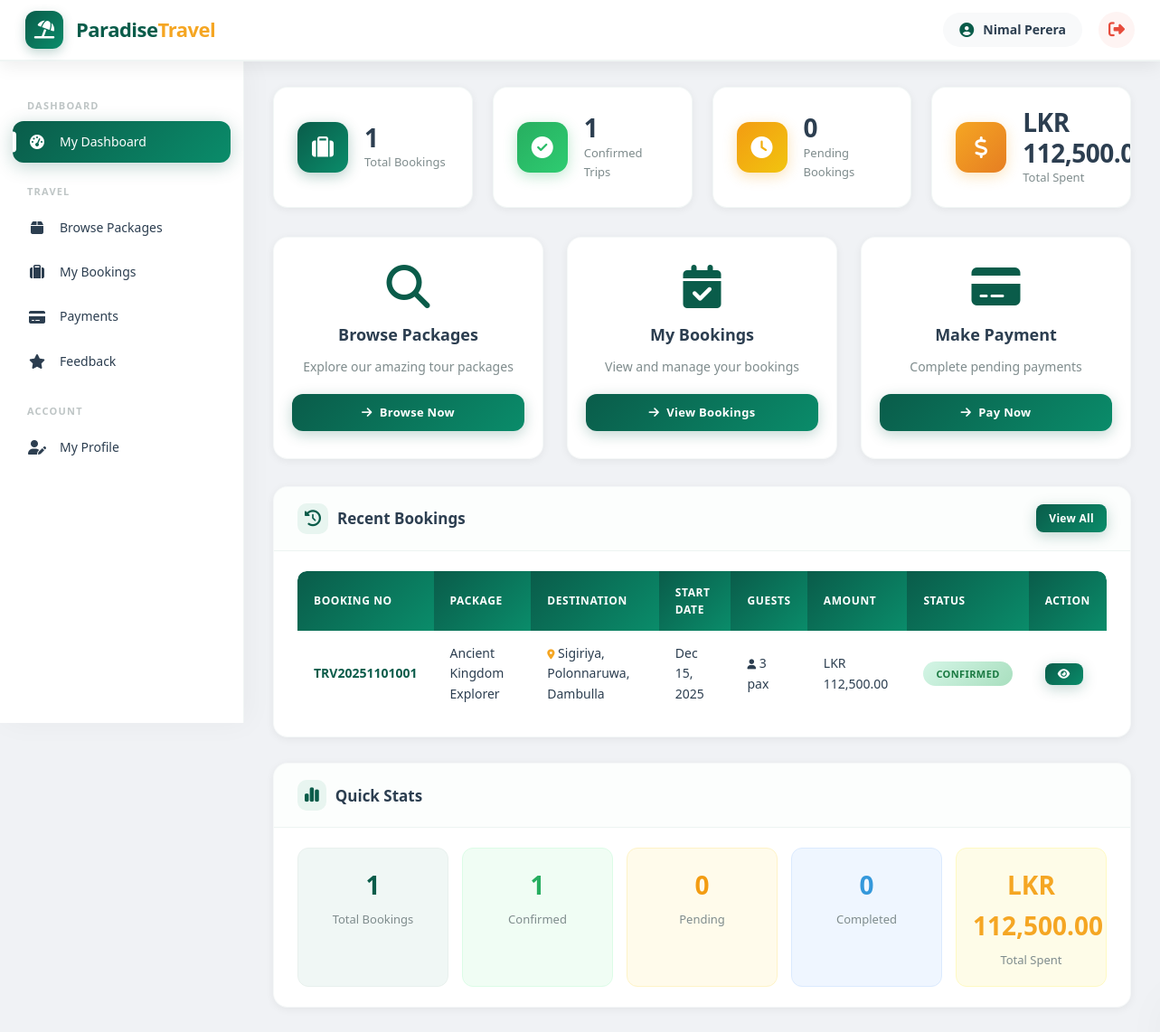
The page /traval-system/customer/dashboard.php (signed in) on the database its author committed.
### tables this page shows
CREATE TABLE `bookings` (
  `id` int(11) NOT NULL,
  `booking_no` varchar(50) NOT NULL,
  `customer_id` int(11) NOT NULL,
  `package_id` int(11) NOT NULL,
  `guide_id` int(11) DEFAULT NULL,
  `hotel_id` int(11) DEFAULT NULL,
  `start_date` date NOT NULL,
  `end_date` date NOT NULL,
  `adults` int(11) DEFAULT 1,
  `children` int(11) DEFAULT 0,
  `total_amount` decimal(10,2) NOT NULL,
  `paid_amount` decimal(10,2) DEFAULT 0.00,
  `status` enum('pending','confirmed','cancelled','completed') DEFAULT 'pending',
  `payment_status` enum('pending','partial','paid') DEFAULT 'pending',
  `special_requests` text DEFAULT NULL,
  `created_at` timestamp NOT NULL DEFAULT current_timestamp()
);

CREATE TABLE `packages` (
  `id` int(11) NOT NULL,
  `name` varchar(200) NOT NULL,
  `destination` varchar(200) NOT NULL,
  `duration_days` int(11) NOT NULL,
  `duration_nights` int(11) NOT NULL,
  `price` decimal(10,2) NOT NULL,
  `description` text DEFAULT NULL,
  `included_services` text DEFAULT NULL,
  `max_people` int(11) DEFAULT 10,
  `image_url` varchar(500) DEFAULT NULL,
  `package_code` varchar(20) DEFAULT NULL,
  `category` varchar(50) DEFAULT 'General',
  `difficulty_level` enum('Easy','Medium','Hard') DEFAULT 'Easy',
  `meeting_point` varchar(255) DEFAULT NULL,
  `best_season` varchar(100) DEFAULT NULL,
  `languages` varchar(100) DEFAULT NULL,
  `highlights` text DEFAULT NULL,
  `latitude` varchar(50) DEFAULT NULL,
  `longitude` varchar(50) DEFAULT NULL,
  `weather_info` text DEFAULT NULL,
  `status` enum('active','inactive','archived') DEFAULT 'active',
  `created_by` int(11) DEFAULT NULL,
  `created_at` timestamp NOT NULL DEFAULT current_timestamp(),
  `updated_at` timestamp NOT NULL DEFAULT current_timestamp() ON UPDATE current_timestamp()
);

### traval-system/config/database.php (called while the page is built, shortened)
<?php
function formatCurrency($amount) {
    return 'LKR ' . number_format($amount, 2);
}
function getStatusBadge($status) {
    $colors = [
        'pending'    => 'warning',
        'confirmed'  => 'success',
        'cancelled'  => 'danger',
        'completed'  => 'info',
        'active'     => 'success',
        'inactive'   => 'danger',
        'available'  => 'success',
        'busy'       => 'warning',
        'off'        => 'danger',
        'paid'       => 'success',
        'partial'    => 'warning'
    ];
    return $colors[$status] ?? 'secondary';
}
?>

### traval-system/customer/dashboard.php (the view, shortened to what this page needs)
<?php
require_once '../config/database.php';
$user_id = $_SESSION['user_id'];
$stmt = $pdo->prepare("SELECT COUNT(*) as total FROM bookings WHERE customer_id = ?");
$stmt->execute([$user_id]);
$total_bookings = $stmt->fetch()['total'];
$stmt = $pdo->prepare("SELECT COUNT(*) as total FROM bookings WHERE customer_id = ? AND status = 'confirmed'");
$stmt->execute([$user_id]);
$confirmed_bookings = $stmt->fetch()['total'];
$stmt = $pdo->prepare("SELECT COUNT(*) as total FROM bookings WHERE customer_id = ? AND status = 'pending'");
$stmt->execute([$user_id]);
$pending_bookings = $stmt->fetch()['total'];
$stmt = $pdo->prepare("SELECT COALESCE(SUM(total_amount), 0) as total FROM bookings WHERE customer_id = ? AND status IN ('confirmed', 'completed')");
$stmt->execute([$user_id]);
$total_spent = $stmt->fetch()['total'];
$stmt = $pdo->prepare("SELECT COUNT(*) as total FROM bookings WHERE customer_id = ? AND status = 'completed'");
$stmt->execute([$user_id]);
$completed_bookings = $stmt->fetch()['total'];
$stmt = $pdo->prepare("SELECT b.*, p.name as package_name, p.image_url, p.destination,
                              g.name as guide_name, hp.hotel_name,
                              (SELECT COUNT(*) FROM feedback f WHERE f.booking_id = b.id AND f.customer_id = b.customer_id) as feedback_exists
                       FROM bookings b
                       JOIN packages p ON b.package_id = p.id
                       LEFT JOIN users g ON b.guide_id = g.id
                       LEFT JOIN hotel_profiles hp ON b.hotel_id = hp.id
                       WHERE b.customer_id = ?
                       ORDER BY b.created_at DESC LIMIT 5");
$stmt->execute([$user_id]);
$recent_bookings = $stmt->fetchAll();
include '../includes/header.php';
?>
<div class="stats-grid">
    <div class="stat-card">
        <div class="stat-icon primary"><i class="fas fa-suitcase"></i></div>
        <div class="stat-info">
            <h3><?php echo $total_bookings; ?></h3>
            <p>Total Bookings</p>
        </div>
    </div>
    <div class="stat-card">
        <div class="stat-icon success"><i class="fas fa-check-circle"></i></div>
        <div class="stat-info">
            <h3><?php echo $confirmed_bookings; ?></h3>
            <p>Confirmed Trips</p>
        </div>
    </div>
    <div class="stat-card">
        <div class="stat-icon warning"><i class="fas fa-clock"></i></div>
        <div class="stat-info">
            <h3><?php echo $pending_bookings; ?></h3>
            <p>Pending Bookings</p>
        </div>
    </div>
    <div class="stat-card">
        <div class="stat-icon secondary"><i class="fas fa-dollar-sign"></i></div>
        <div class="stat-info">
            <h3><?php echo formatCurrency($total_spent); ?></h3>
            <p>Total Spent</p>
        </div>
    </div>
</div>
<div class="packages-grid" style="margin-bottom: 30px; justify-content: center;">
    <div class="package-card" style="max-width: 320px;">
        <div class="package-info" style="text-align:center;padding:30px 20px;">
            <i class="fas fa-search" style="font-size:48px;color:var(--primary);margin-bottom:15px;display:block;"></i>
            <h3 style="font-size:18px;margin-bottom:8px;color:var(--dark);">Browse Packages</h3>
            <p style="margin:10px 0 20px;color:var(--gray);font-size:14px;line-height:1.5;">Explore our amazing tour packages</p>
            <a href="packages.php" class="btn btn-primary" style="width:100%;justify-content:center;padding:10px;">
                <i class="fas fa-arrow-right"></i> Browse Now
            </a>
        </div>
    </div>
    <div class="package-card" style="max-width: 320px;">
        <div class="package-info" style="text-align:center;padding:30px 20px;">
            <i class="fas fa-calendar-check" style="font-size:48px;color:var(--primary);margin-bottom:15px;display:block;"></i>
            <h3 style="font-size:18px;margin-bottom:8px;color:var(--dark);">My Bookings</h3>
            <p style="margin:10px 0 20px;color:var(--gray);font-size:14px;line-height:1.5;">View and manage your bookings</p>
            <a href="bookings.php" class="btn btn-primary" style="width:100%;justify-content:center;padding:10px;">
                <i class="fas fa-arrow-right"></i> View Bookings
            </a>
        </div>
    </div>
    <div class="package-card" style="max-width: 320px;">
        <div class="package-info" style="text-align:center;padding:30px 20px;">
            <i class="fas fa-credit-card" style="font-size:48px;color:var(--primary);margin-bottom:15px;display:block;"></i>
            <h3 style="font-size:18px;margin-bottom:8px;color:var(--dark);">Make Payment</h3>
            <p style="margin:10px 0 20px;color:var(--gray);font-size:14px;line-height:1.5;">Complete pending payments</p>
            <a href="payments.php" class="btn btn-primary" style="width:100%;justify-content:center;padding:10px;">
                <i class="fas fa-arrow-right"></i> Pay Now
            </a>
        </div>
    </div>
</div>
<div class="card">
    <div class="card-header">
        <h3><i class="fas fa-history"></i> Recent Bookings</h3>
        <a href="bookings.php" class="btn btn-primary btn-sm">View All</a>
    </div>
    <div class="card-body">
        <?php if (empty($recent_bookings)): ?>
            <div style="text-align:center;padding:60px;color:var(--gray);">
                <i class="fas fa-suitcase" style="font-size:48px;display:block;margin-bottom:15px;color:var(--primary);"></i>
                <p style="font-size:16px;font-weight:500;">No bookings yet</p>
                <p style="font-size:13px;margin-top:5px;">Start exploring our amazing packages!</p>
                <a href="packages.php" class="btn btn-primary" style="margin-top:15px;">
                    <i class="fas fa-search"></i> Browse Packages
                </a>
            </div>
        <?php else: ?>
            <div class="table-responsive">
                <table class="data-table">
                    <thead>
                        <tr>
                            <th>Booking No</th>
                            <th>Package</th>
                            <th>Destination</th>
                            <th>Start Date</th>
                            <th>Guests</th>
                            <th>Amount</th>
                            <th>Status</th>
                            <th>Action</th>
                        </tr>
                    </thead>
                    <tbody>
                        <?php foreach ($recent_bookings as $b): ?>
                        <tr>
                            <td>
                                <strong><?php echo htmlspecialchars($b['booking_no']); ?></strong>
                            </td>
                            <td><?php echo htmlspecialchars($b['package_name']); ?></td>
                            <td>
                                <i class="fas fa-map-marker-alt" style="color:var(--secondary);font-size:11px;"></i>
                                <?php echo htmlspecialchars($b['destination']); ?>
                            </td>
                            <td><?php echo date('M d, Y', strtotime($b['start_date'])); ?></td>
                            <td>
                                <i class="fas fa-user" style="font-size:11px;"></i>
                                <?php echo $b['adults'] + $b['children']; ?> pax
                            </td>
                            <td><?php echo formatCurrency($b['total_amount']); ?></td>
                            <td>
                                <span class="badge badge-<?php echo getStatusBadge($b['status']); ?>">
                                    <?php echo ucfirst($b['status']); ?>
                                </span>
                            </td>
                            <td>
                                <a href="bookings.php?view=<?php echo $b['id']; ?>" class="btn btn-primary btn-sm" title="View Details">
                                    <i class="fas fa-eye"></i>
                                </a>
                            </td>
                        </tr>
                        <?php endforeach; ?>
                    </tbody>
                </table>
            </div>
        <?php endif; ?>
    </div>
</div>
<div class="card">
    <div class="card-header">
        <h3><i class="fas fa-chart-simple"></i> Quick Stats</h3>
    </div>
    <div class="card-body">
        <div style="display:grid;grid-template-columns:repeat(auto-fit,minmax(150px,1fr));gap:15px;">
            <div style="background:#f0f7f5;padding:18px;border-radius:12px;text-align:center;border:1px solid #e8f0ed;">
                <div style="font-size:28px;font-weight:700;color:var(--primary);"><?php echo $total_bookings; ?></div>
                <div style="font-size:13px;color:var(--gray);margin-top:5px;">Total Bookings</div>
            </div>
            <div style="background:#f0fdf4;padding:18px;border-radius:12px;text-align:center;border:1px solid #dcfce7;">
                <div style="font-size:28px;font-weight:700;color:var(--success);"><?php echo $confirmed_bookings; ?></div>
                <div style="font-size:13px;color:var(--gray);margin-top:5px;">Confirmed</div>
            </div>
            <div style="background:#fffbeb;padding:18px;border-radius:12px;text-align:center;border:1px solid #fef3c7;">
                <div style="font-size:28px;font-weight:700;color:var(--warning);"><?php echo $pending_bookings; ?></div>
                <div style="font-size:13px;color:var(--gray);margin-top:5px;">Pending</div>
            </div>
            <div style="background:#eff6ff;padding:18px;border-radius:12px;text-align:center;border:1px solid #dbeafe;">
                <div style="font-size:28px;font-weight:700;color:var(--info);"><?php echo $completed_bookings; ?></div>
                <div style="font-size:13px;color:var(--gray);margin-top:5px;">Completed</div>
            </div>
            <div style="background:#fefce8;padding:18px;border-radius:12px;text-align:center;border:1px solid #fef9c3;">
                <div style="font-size:28px;font-weight:700;color:var(--secondary);"><?php echo formatCurrency($total_spent); ?></div>
                <div style="font-size:13px;color:var(--gray);margin-top:5px;">Total Spent</div>
            </div>
        </div>
    </div>
</div>
<?php include '../includes/footer.php'; ?>

### rows shown on the page
bookings: booking_no "TRV20251101001", package.name "Ancient Kingdom Explorer", package.destination "Sigiriya, Polonnaruwa, Dambulla", start_date "Dec 15, 2025", $b['adults'] + $b['children'] "3", total_amount "LKR 112,500.00", status "CONFIRMED"

### other values the page prints
$_SESSION['user_name'] "Nimal Perera"
$total_bookings "1"
$confirmed_bookings "1"
$pending_bookings "0"
formatCurrency($total_spent) "LKR…"
$completed_bookings "0"
formatCurrency($total_spent) "LKR 112,500.00"
